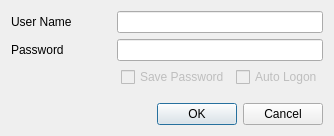
<?xml version="1.0" encoding="UTF-8"?>
<ui version="4.0">
 <class>KvUserPassDialog</class>
 <widget class="QDialog" name="KvUserPassDialog">
  <property name="geometry">
   <rect>
    <x>0</x>
    <y>0</y>
    <width>312</width>
    <height>156</height>
   </rect>
  </property>
  <property name="windowTitle">
   <string>User and Password</string>
  </property>
  <property name="windowIcon">
   <iconset resource="ui/kevora.qrc">
    <normaloff>:/png/png_general/db_connection.png</normaloff>:/png/png_general/db_connection.png</iconset>
  </property>
  <layout class="QVBoxLayout" name="verticalLayout">
   <property name="sizeConstraint">
    <enum>QLayout::SetFixedSize</enum>
   </property>
   <item>
    <layout class="QHBoxLayout" name="horizontalLayout">
     <item>
      <widget class="QLabel" name="label">
       <property name="minimumSize">
        <size>
         <width>100</width>
         <height>0</height>
        </size>
       </property>
       <property name="maximumSize">
        <size>
         <width>100</width>
         <height>16777215</height>
        </size>
       </property>
       <property name="text">
        <string>User Name</string>
       </property>
       <property name="buddy">
        <cstring>lineEditUsername</cstring>
       </property>
      </widget>
     </item>
     <item>
      <widget class="QLineEdit" name="lineEditUsername"/>
     </item>
    </layout>
   </item>
   <item>
    <layout class="QHBoxLayout" name="horizontalLayout_2">
     <item>
      <widget class="QLabel" name="label_2">
       <property name="minimumSize">
        <size>
         <width>100</width>
         <height>0</height>
        </size>
       </property>
       <property name="maximumSize">
        <size>
         <width>100</width>
         <height>16777215</height>
        </size>
       </property>
       <property name="text">
        <string>Password</string>
       </property>
       <property name="buddy">
        <cstring>lineEditPassword</cstring>
       </property>
      </widget>
     </item>
     <item>
      <widget class="QLineEdit" name="lineEditPassword">
       <property name="echoMode">
        <enum>QLineEdit::Password</enum>
       </property>
      </widget>
     </item>
    </layout>
   </item>
   <item>
    <layout class="QHBoxLayout" name="horizontalLayout_3">
     <item>
      <spacer name="horizontalSpacer">
       <property name="orientation">
        <enum>Qt::Horizontal</enum>
       </property>
       <property name="sizeType">
        <enum>QSizePolicy::Fixed</enum>
       </property>
       <property name="sizeHint" stdset="0">
        <size>
         <width>110</width>
         <height>20</height>
        </size>
       </property>
      </spacer>
     </item>
     <item>
      <widget class="QCheckBox" name="checkBoxSavePassword">
       <property name="enabled">
        <bool>false</bool>
       </property>
       <property name="minimumSize">
        <size>
         <width>100</width>
         <height>0</height>
        </size>
       </property>
       <property name="text">
        <string>Save Password</string>
       </property>
      </widget>
     </item>
     <item>
      <widget class="QCheckBox" name="checkBoxAutoLogon">
       <property name="enabled">
        <bool>false</bool>
       </property>
       <property name="minimumSize">
        <size>
         <width>70</width>
         <height>0</height>
        </size>
       </property>
       <property name="text">
        <string>Auto Logon</string>
       </property>
      </widget>
     </item>
    </layout>
   </item>
   <item>
    <spacer name="verticalSpacer">
     <property name="orientation">
      <enum>Qt::Vertical</enum>
     </property>
     <property name="sizeType">
      <enum>QSizePolicy::Fixed</enum>
     </property>
     <property name="sizeHint" stdset="0">
      <size>
       <width>20</width>
       <height>10</height>
      </size>
     </property>
    </spacer>
   </item>
   <item>
    <widget class="QDialogButtonBox" name="buttonBox">
     <property name="orientation">
      <enum>Qt::Horizontal</enum>
     </property>
     <property name="standardButtons">
      <set>QDialogButtonBox::Cancel|QDialogButtonBox::Ok</set>
     </property>
    </widget>
   </item>
  </layout>
 </widget>
 <resources>
  <include location="ui/kevora.qrc"/>
 </resources>
 <connections>
  <connection>
   <sender>buttonBox</sender>
   <signal>accepted()</signal>
   <receiver>KvUserPassDialog</receiver>
   <slot>accept()</slot>
   <hints>
    <hint type="sourcelabel">
     <x>248</x>
     <y>254</y>
    </hint>
    <hint type="destinationlabel">
     <x>157</x>
     <y>274</y>
    </hint>
   </hints>
  </connection>
  <connection>
   <sender>buttonBox</sender>
   <signal>rejected()</signal>
   <receiver>KvUserPassDialog</receiver>
   <slot>reject()</slot>
   <hints>
    <hint type="sourcelabel">
     <x>316</x>
     <y>260</y>
    </hint>
    <hint type="destinationlabel">
     <x>286</x>
     <y>274</y>
    </hint>
   </hints>
  </connection>
 </connections>
</ui>
